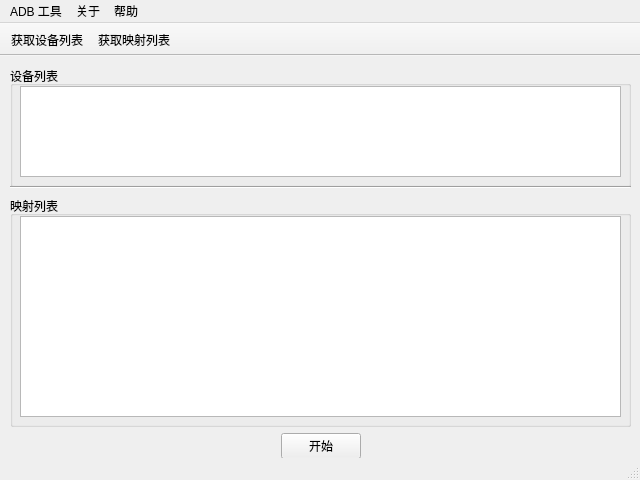
<?xml version="1.0" encoding="UTF-8"?>
<ui version="4.0">
 <class>MainWindow</class>
 <widget class="QMainWindow" name="MainWindow">
  <property name="geometry">
   <rect>
    <x>0</x>
    <y>0</y>
    <width>640</width>
    <height>480</height>
   </rect>
  </property>
  <property name="windowTitle">
   <string>MainWindow</string>
  </property>
  <widget class="QWidget" name="centralwidget">
   <widget class="QGroupBox" name="groupBox">
    <property name="geometry">
     <rect>
      <x>10</x>
      <y>140</y>
      <width>621</width>
      <height>231</height>
     </rect>
    </property>
    <property name="title">
     <string>映射列表</string>
    </property>
    <widget class="QListView" name="listView_2">
     <property name="geometry">
      <rect>
       <x>10</x>
       <y>20</y>
       <width>601</width>
       <height>201</height>
      </rect>
     </property>
     <property name="editTriggers">
      <set>QAbstractItemView::NoEditTriggers</set>
     </property>
    </widget>
   </widget>
   <widget class="QGroupBox" name="groupBox_2">
    <property name="geometry">
     <rect>
      <x>10</x>
      <y>10</y>
      <width>621</width>
      <height>121</height>
     </rect>
    </property>
    <property name="title">
     <string>设备列表</string>
    </property>
    <widget class="QListView" name="listView">
     <property name="geometry">
      <rect>
       <x>10</x>
       <y>20</y>
       <width>601</width>
       <height>91</height>
      </rect>
     </property>
     <property name="editTriggers">
      <set>QAbstractItemView::NoEditTriggers</set>
     </property>
    </widget>
   </widget>
   <widget class="Line" name="line">
    <property name="geometry">
     <rect>
      <x>10</x>
      <y>130</y>
      <width>621</width>
      <height>3</height>
     </rect>
    </property>
    <property name="orientation">
     <enum>Qt::Horizontal</enum>
    </property>
   </widget>
   <widget class="QWidget" name="horizontalLayoutWidget">
    <property name="geometry">
     <rect>
      <x>10</x>
      <y>370</y>
      <width>621</width>
      <height>41</height>
     </rect>
    </property>
    <layout class="QHBoxLayout" name="horizontalLayout">
     <item>
      <spacer name="horizontalSpacer">
       <property name="orientation">
        <enum>Qt::Horizontal</enum>
       </property>
       <property name="sizeHint" stdset="0">
        <size>
         <width>40</width>
         <height>20</height>
        </size>
       </property>
      </spacer>
     </item>
     <item>
      <widget class="QPushButton" name="pushButton">
       <property name="text">
        <string>开始</string>
       </property>
      </widget>
     </item>
     <item>
      <spacer name="horizontalSpacer_2">
       <property name="orientation">
        <enum>Qt::Horizontal</enum>
       </property>
       <property name="sizeHint" stdset="0">
        <size>
         <width>40</width>
         <height>20</height>
        </size>
       </property>
      </spacer>
     </item>
    </layout>
   </widget>
  </widget>
  <widget class="QMenuBar" name="menubar">
   <property name="geometry">
    <rect>
     <x>0</x>
     <y>0</y>
     <width>640</width>
     <height>24</height>
    </rect>
   </property>
   <widget class="QMenu" name="menuHelp">
    <property name="title">
     <string>帮助</string>
    </property>
    <addaction name="actionHelp"/>
   </widget>
   <widget class="QMenu" name="menuAout">
    <property name="title">
     <string>关于</string>
    </property>
    <addaction name="actionAbout_Author"/>
    <addaction name="actionAoub_OpenGpad"/>
   </widget>
   <widget class="QMenu" name="menuADB_Tool">
    <property name="title">
     <string>ADB 工具</string>
    </property>
    <addaction name="actionKill_Server"/>
   </widget>
   <addaction name="menuADB_Tool"/>
   <addaction name="menuAout"/>
   <addaction name="menuHelp"/>
  </widget>
  <widget class="QToolBar" name="toolBar">
   <property name="windowTitle">
    <string>toolBar</string>
   </property>
   <property name="movable">
    <bool>false</bool>
   </property>
   <property name="allowedAreas">
    <set>Qt::TopToolBarArea</set>
   </property>
   <property name="toolButtonStyle">
    <enum>Qt::ToolButtonTextOnly</enum>
   </property>
   <property name="floatable">
    <bool>true</bool>
   </property>
   <attribute name="toolBarArea">
    <enum>TopToolBarArea</enum>
   </attribute>
   <attribute name="toolBarBreak">
    <bool>false</bool>
   </attribute>
   <addaction name="actionGetDevices"/>
   <addaction name="actionGetRules"/>
  </widget>
  <widget class="QStatusBar" name="statusBar"/>
  <action name="actionHelp">
   <property name="text">
    <string>帮助</string>
   </property>
  </action>
  <action name="actionGetRules">
   <property name="text">
    <string>获取映射列表</string>
   </property>
  </action>
  <action name="actionAbout_Author">
   <property name="text">
    <string>关于作者</string>
   </property>
  </action>
  <action name="actionAoub_OpenGpad">
   <property name="text">
    <string>开放源代码</string>
   </property>
  </action>
  <action name="actionKill_Server">
   <property name="text">
    <string>Kill-Server</string>
   </property>
  </action>
  <action name="actionGetDevices">
   <property name="text">
    <string>获取设备列表</string>
   </property>
  </action>
 </widget>
 <resources/>
 <connections/>
</ui>
